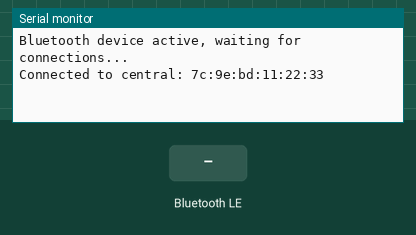
The sketch below on a simulated Arduino Nano 33 IoT. On the bench: the last lines printed to the serial monitor. The inputs (shaded band) are chosen by the test bench. Nothing arrives over Bluetooth unless stated; a phone connects over Bluetooth LE 3 s after start.

Above: at 3.8 s.
3.9 s: Bluetooth LE write "1" received
At 4.5 s:
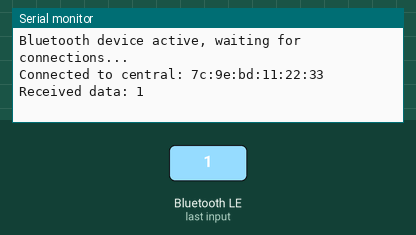
5.4 s: Bluetooth LE write "0" received
At 6.6 s:
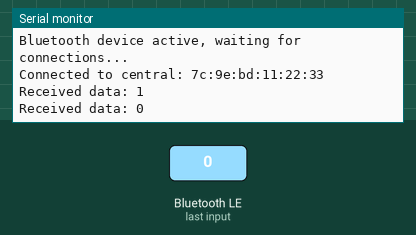
6.9 s: Bluetooth LE write "2" received
At 8.0 s:
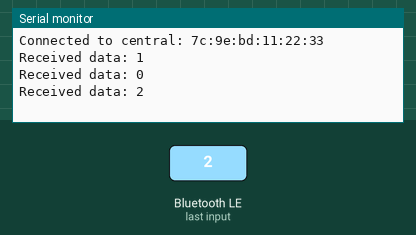

Measured:
- after the input at 3.9 s, the serial monitor: prints a new line at once (image 1)
- after the input at 5.4 s, the serial monitor: prints a new line at once (image 2)
- after the input at 6.9 s, the serial monitor: prints a new line at once (image 3)

The sketch:

MKII_BLE_TEST.ino
```cpp
#include <ArduinoBLE.h>

BLEService customService("12345678-1234-5678-1234-56612abcdef0"); // Custom BLE service

// BLE Characteristics for sending and receiving data
BLEStringCharacteristic sendCharacteristic("12345678-1234-5678-1234-56612abcdef1", BLERead | BLENotify, 20);
BLEStringCharacteristic receiveCharacteristic("12345678-1234-5678-1234-56612abcdef2", BLEWrite | BLEWriteWithoutResponse, 20);

void setup() {
  Serial.begin(9600);
  while (!Serial);

  if (!BLE.begin()) {
    Serial.println("Starting BLE failed!");
    while (1);
  }

  BLE.setLocalName("Arduino Nano 33 BLE");
  BLE.setAdvertisedService(customService);

  // Add characteristics
  customService.addCharacteristic(sendCharacteristic);
  customService.addCharacteristic(receiveCharacteristic);

  // Add service
  BLE.addService(customService);

  // Start advertising
  BLE.advertise();

  Serial.println("Bluetooth device active, waiting for connections...");
}

void loop() {
  // Listen for BLE peripherals to connect:
  BLEDevice central = BLE.central();

  // If a central is connected to the peripheral:
  if (central) {
    Serial.print("Connected to central: ");
    Serial.println(central.address());

    // While the central is still connected:
    while (central.connected()) {
      if (receiveCharacteristic.written()) {
        // When something is written to the receiveCharacteristic
        String receivedData = receiveCharacteristic.value();
        Serial.print("Received data: ");
        Serial.println(receivedData);

        // Optionally, send data back to central
        sendCharacteristic.writeValue("Hello Central!");
      }
    }

    // When the central disconnects, print it out:
    Serial.print(F("Disconnected from central: "));
    Serial.println(central.address());
  }
}
```
